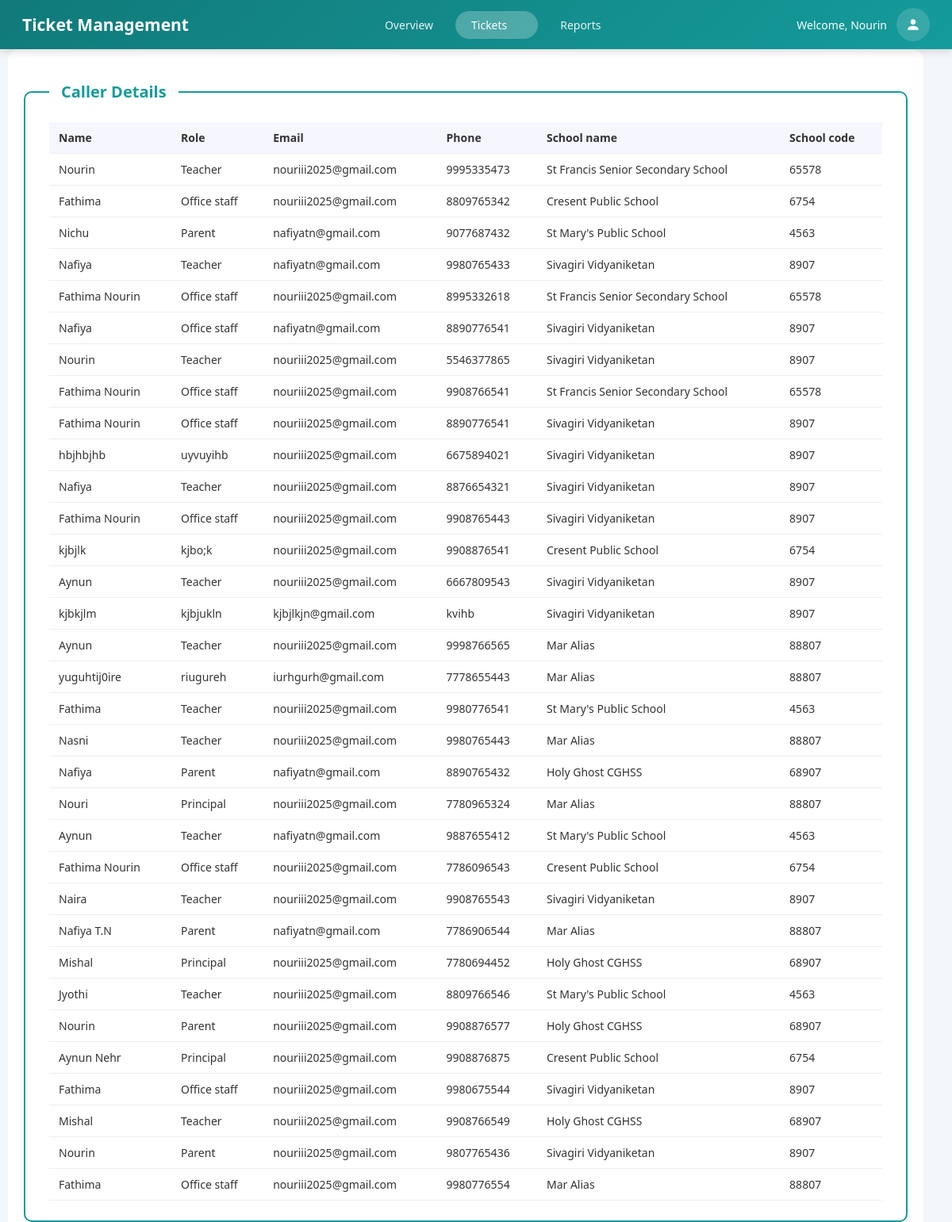
Screenshot of /caller_details (signed in) with the database file from the repository.
### servicedeskapp/models.py (models this page shows, shortened)
class Caller_Details(models.Model):
    caller_name=models.CharField(max_length=100,null=True,blank=True)
    caller_role=models.CharField(max_length=100,blank=True,null=True)
    caller_email=models.EmailField(max_length=100,null=True,blank=True)
    caller_phone=models.CharField(validators=[phone_validator],max_length=10,null=True,blank=True)
    school_name=models.CharField(max_length=100,null=True,blank=True)
    school_code=models.CharField(max_length=100,null=True,blank=True)

### servicedeskapp/views.py (the view)
# urls.py: path('caller_details',views.caller_details,name='caller_details'),
def caller_details(request):
    callers=Caller_Details.objects.all()
    return render(request,'tickets/caller_details.html',{'callers':callers})

### servicedeskapp/templates/tickets/caller_details.html (shortened to what this page needs)
{% load static %}
<!DOCTYPE html>
<html lang="en">
<head>
    <link rel="stylesheet" href="{% static 'school_details.css' %}">
</head>
<body>
<div class="main-layout">
 <div class="topbar">
    <div class="topbar-brand">Ticket Management</div>
    <nav class="topbar-nav">
        <a href="{% url 'overview' %}">Overview</a>
        <div class="topbar-dropdown-container">
        <a href="{% url 'dashboard' %}" class="active topbar-dropdown-toggle">
            Tickets <span class="dropdown-arrow">▼</span>
        </a>
        </div>
        <a href="{% url 'reports' %}">Reports</a>
    </nav>
     <div class="topbar-user">
        <span>Welcome, {{ request.session.name|default:request.session.username }}</span>
    <div class="profile-dropdown">
        <button class="profile-btn" title="User Menu">
            <svg class="profile-icon" viewBox="0 0 24 24" fill="currentColor">
                <path d="M12 12c2.21 0 4-1.79 4-4s-1.79-4-4-4-4 1.79-4 4 1.79 4 4 4zm0 2c-2.67 0-8 1.34-8 4v2h16v-2c0-2.66-5.33-4-8-4z"/>
            </svg>
        </button>
    </div>
</div>
</div>
    <div class="main-content">
        <form action="{% url 'caller_details' %}" method="post">
        <div class="user-management">
           <fieldset class="user-fieldset">
            <legend>Caller Details</legend>
          <table>
            <thead>
              <tr>
                <th>Name</th>
                <th>Role</th>
                <th>Email</th>
                <th>Phone</th>
                <th>School name</th>
                <th>School code</th>
              </tr>
            </thead>
            <tbody>
              {% for caller in callers %}
              <tr>
                <td>{{ caller.caller_name }}</td>
                <td>{{ caller.caller_role }}</td>
                <td>{{ caller.caller_email }}</td>
                <td>{{ caller.caller_phone }}</td>
                <td>{{ caller.school_name }}</td>
                <td>{{ caller.school_code }}</td>
              </tr>
              {% endfor %}
            </tbody>
          </table>
           </fieldset>
        </div>
        </form>
      </div>
    </div>
</body>
</html>

### servicedeskapp/static/school_details.css (style rules this page uses)
:root { --primary: #159b9b; --primary-dark: #0d8383; --red: #e74c3c; --green: #16b28b; --light-bg: #f8f9fc; --border: #d2e8ed; }
* { margin:0; padding:0; box-sizing:border-box; }
body { font-family: 'Segoe UI', Tahoma, Geneva, Verdana, sans-serif; background: var(--light-bg); color: #333; font-size: 14px; margin: 0; }
.topbar { height: 62px; background: linear-gradient(135deg, #117a7a, #159b9b); color: white; display: flex; align-items: center; justify-content: space-between; padding: 0 28px; box-shadow: 0 3px 10px rgba(0,0,0,0.15); position: sticky; top: 0; z-index: 1000; }
.topbar-brand { font-size: 21px; font-weight: 700; }
.topbar-nav { display: flex; gap: 8px; flex: 1; justify-content: center; }
.topbar-nav a { color: rgba(255,255,255,0.9); text-decoration: none; padding: 8px 20px; border-radius: 20px; font-weight: 500; transition: all 0.2s; }
.topbar-nav a:hover, .topbar-nav a.active { background: rgba(255,255,255,0.25); color: white; }
.topbar-user { display: flex; align-items: center; gap: 12px; font-size: 14px; }
.main-content { flex: 1; padding: 0px 0px 0px 10px; background-color: #f4f7fa; min-height: 100vh; display: flex; flex-direction: column; align-items: stretch; justify-content: flex-start; }
.user-management { background: #fff; padding: 20px; border-radius: 15px; width: 97%; }
table { width: 100%; border-collapse: collapse; }
thead { background: #f5f6fe; text-align: left; }
th, td { padding: 10px 12px; font-size: 14px; color: #333; border-bottom: 1px solid #eee; }
.user-fieldset { border: 2px solid #159b9b; border-radius: 10px; padding: 25px 30px; margin-top: 20px; background-color: #ffffff; }
.user-fieldset legend { font-size: 20px; font-weight: 600; color: #159b9b; padding: 0 15px; }
.topbar-dropdown-container { position: relative; display: inline-block; flex-shrink: 0; }
.topbar-dropdown-toggle { display: flex; align-items: center; gap: 4px; height: 100%; }
.profile-dropdown { position: relative; display: inline-block; }
.profile-btn { background: rgba(255,255,255,0.15); border: none; border-radius: 50%; width: 42px; height: 42px; display: flex; align-items: center; justify-content: center; color: white; cursor: pointer; transition: all 0.2s; position: relative; }
.profile-icon { width: 20px; height: 20px; color: white; }

### rows the page displays
Caller_Details: caller_name "Nourin", caller_role "Teacher", caller_email "nouriii2025@gmail.com", caller_phone "9995335473", school_name "St Francis Senior Secondary School", school_code "65578"
Caller_Details: caller_name "Fathima", caller_role "Office staff", caller_email "nouriii2025@gmail.com", caller_phone "8809765342", school_name "Cresent Public School", school_code "6754"
Caller_Details: caller_name "Nichu", caller_role "Parent", caller_email "nafiyatn@gmail.com", caller_phone "9077687432", school_name "St Mary's Public School", school_code "4563"
Caller_Details: caller_name "Nafiya", caller_role "Teacher", caller_email "nafiyatn@gmail.com", caller_phone "9980765433", school_name "Sivagiri Vidyaniketan", school_code "8907"
Caller_Details: caller_name "Fathima Nourin", caller_role "Office staff", caller_email "nouriii2025@gmail.com", caller_phone "8995332618", school_name "St Francis Senior Secondary School", school_code "65578"
Caller_Details: caller_name "Nafiya", caller_role "Office staff", caller_email "nafiyatn@gmail.com", caller_phone "8890776541", school_name "Sivagiri Vidyaniketan", school_code "8907"
Caller_Details: caller_name "Nourin", caller_role "Teacher", caller_email "nouriii2025@gmail.com", caller_phone "5546377865", school_name "Sivagiri Vidyaniketan", school_code "8907"
Caller_Details: caller_name "Fathima Nourin", caller_role "Office staff", caller_email "nouriii2025@gmail.com", caller_phone "9908766541", school_name "St Francis Senior Secondary School", school_code "65578"
Caller_Details: caller_name "Fathima Nourin", caller_role "Office staff", caller_email "nouriii2025@gmail.com", caller_phone "8890776541", school_name "Sivagiri Vidyaniketan", school_code "8907"
Caller_Details: caller_name "hbjhbjhb", caller_role "uyvuyihb", caller_email "nouriii2025@gmail.com", caller_phone "6675894021", school_name "Sivagiri Vidyaniketan", school_code "8907"
Caller_Details: caller_name "Nafiya", caller_role "Teacher", caller_email "nouriii2025@gmail.com", caller_phone "8876654321", school_name "Sivagiri Vidyaniketan", school_code "8907"
Caller_Details: caller_name "Fathima Nourin", caller_role "Office staff", caller_email "nouriii2025@gmail.com", caller_phone "9908765443", school_name "Sivagiri Vidyaniketan", school_code "8907"
Caller_Details: caller_name "kjbjlk", caller_role "kjbo;k", caller_email "nouriii2025@gmail.com", caller_phone "9908876541", school_name "Cresent Public School", school_code "6754"
Caller_Details: caller_name "Aynun", caller_role "Teacher", caller_email "nouriii2025@gmail.com", caller_phone "6667809543", school_name "Sivagiri Vidyaniketan", school_code "8907"
Caller_Details: caller_name "kjbkjlm", caller_role "kjbjukln", caller_email "kjbjlkjn@gmail.com", caller_phone "kvihb", school_name "Sivagiri Vidyaniketan", school_code "8907"
Caller_Details: caller_name "Aynun", caller_role "Teacher", caller_email "nouriii2025@gmail.com", caller_phone "9998766565", school_name "Mar Alias", school_code "88807"
Caller_Details: caller_name "yuguhtij0ire", caller_role "riugureh", caller_email "iurhgurh@gmail.com", caller_phone "7778655443", school_name "Mar Alias", school_code "88807"
Caller_Details: caller_name "Fathima", caller_role "Teacher", caller_email "nouriii2025@gmail.com", caller_phone "9980776541", school_name "St Mary's Public School", school_code "4563"
Caller_Details: caller_name "Nasni", caller_role "Teacher", caller_email "nouriii2025@gmail.com", caller_phone "9980765443", school_name "Mar Alias", school_code "88807"
Caller_Details: caller_name "Nafiya", caller_role "Parent", caller_email "nafiyatn@gmail.com", caller_phone "8890765432", school_name "Holy Ghost CGHSS", school_code "68907"
Caller_Details: caller_name "Nouri", caller_role "Principal", caller_email "nouriii2025@gmail.com", caller_phone "7780965324", school_name "Mar Alias", school_code "88807"
Caller_Details: caller_name "Aynun", caller_role "Teacher", caller_email "nafiyatn@gmail.com", caller_phone "9887655412", school_name "St Mary's Public School", school_code "4563"
Caller_Details: caller_name "Fathima Nourin", caller_role "Office staff", caller_email "nouriii2025@gmail.com", caller_phone "7786096543", school_name "Cresent Public School", school_code "6754"
Caller_Details: caller_name "Naira", caller_role "Teacher", caller_email "nouriii2025@gmail.com", caller_phone "9908765543", school_name "Sivagiri Vidyaniketan", school_code "8907"
Caller_Details: caller_name "Nafiya T.N", caller_role "Parent", caller_email "nafiyatn@gmail.com", caller_phone "7786906544", school_name "Mar Alias", school_code "88807"
Caller_Details: caller_name "Mishal", caller_role "Principal", caller_email "nouriii2025@gmail.com", caller_phone "7780694452", school_name "Holy Ghost CGHSS", school_code "68907"
Caller_Details: caller_name "Jyothi", caller_role "Teacher", caller_email "nouriii2025@gmail.com", caller_phone "8809766546", school_name "St Mary's Public School", school_code "4563"
Caller_Details: caller_name "Nourin", caller_role "Parent", caller_email "nouriii2025@gmail.com", caller_phone "9908876577", school_name "Holy Ghost CGHSS", school_code "68907"
Caller_Details: caller_name "Aynun Nehr", caller_role "Principal", caller_email "nouriii2025@gmail.com", caller_phone "9908876875", school_name "Cresent Public School", school_code "6754"
Caller_Details: caller_name "Fathima", caller_role "Office staff", caller_email "nouriii2025@gmail.com", caller_phone "9980675544", school_name "Sivagiri Vidyaniketan", school_code "8907"
Caller_Details: caller_name "Mishal", caller_role "Teacher", caller_email "nouriii2025@gmail.com", caller_phone "9908766549", school_name "Holy Ghost CGHSS", school_code "68907"
Caller_Details: caller_name "Nourin", caller_role "Parent", caller_email "nouriii2025@gmail.com", caller_phone "9807765436", school_name "Sivagiri Vidyaniketan", school_code "8907"
Caller_Details: caller_name "Fathima", caller_role "Office staff", caller_email "nouriii2025@gmail.com", caller_phone "9980776554", school_name "Mar Alias", school_code "88807"

### other values shown
{{ request.session.name|default:request.session.username }} "Nourin"
